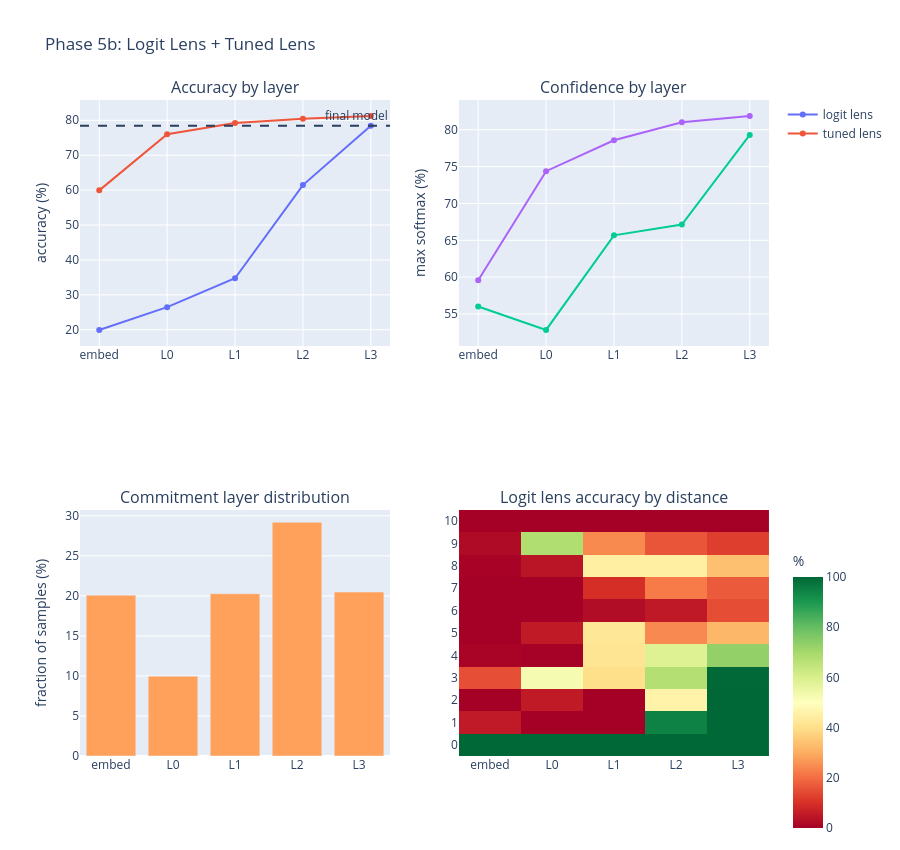

The cell this chart's notebook holds for it:
### Code cell
# Evaluate tuned lens and build visualisations
@torch.no_grad()
def tl_logits(model, acts, lens_layers, hook_names):
    model.eval()
    result = {}
    for name in hook_names:
        h = torch.from_numpy(acts[name]).to(device)
        l = lens_layers[name].to(device)
        result[name] = model.head(model.ln_final(l(h))).cpu().numpy()
    return result

tl = tl_logits(model, acts, lens_layers, hook_names)
tl_acc  = {n: float((torch.from_numpy(tl[n]).argmax(-1) == val_labels).float().mean()) for n in hook_names}
tl_conf = {n: float(torch.from_numpy(tl[n]).softmax(-1).max(-1).values.mean()) for n in hook_names}

final_preds = clean_pred  # from earlier

# Commitment layer: first layer where logit-lens prediction matches final model output
commit = np.full(len(final_preds), len(hook_names) - 1)
for li, name in enumerate(hook_names):
    matches = torch.from_numpy(ll[name]).argmax(-1).numpy() == final_preds
    commit[matches & (commit == len(hook_names) - 1)] = li
commit_frac = [(commit == li).mean() for li in range(len(hook_names))]

# Accuracy by distance
ll_by_dist = {}
for name in hook_names:
    preds_n = torch.from_numpy(ll[name]).argmax(-1).numpy()
    ll_by_dist[name] = {d: float((preds_n[opt_dist_val==d] == opt_dist_val[opt_dist_val==d]).mean())
                        for d in np.unique(opt_dist_val)}

fig = make_subplots(rows=2, cols=2, subplot_titles=[
    'Accuracy by layer', 'Confidence by layer',
    'Commitment layer distribution', 'Logit lens accuracy by distance',
])
fig.add_trace(go.Scatter(x=layer_labels, y=[ll_acc[n]*100 for n in hook_names],
                         name='logit lens', mode='lines+markers'), row=1, col=1)
fig.add_trace(go.Scatter(x=layer_labels, y=[tl_acc[n]*100 for n in hook_names],
                         name='tuned lens', mode='lines+markers'), row=1, col=1)
fig.add_hline(y=float((clean_pred == val_labels.numpy()).mean())*100,
              line_dash='dash', annotation_text='final model', row=1, col=1)
fig.add_trace(go.Scatter(x=layer_labels, y=[ll_conf[n]*100 for n in hook_names],
                         name='logit lens', mode='lines+markers', showlegend=False), row=1, col=2)
fig.add_trace(go.Scatter(x=layer_labels, y=[tl_conf[n]*100 for n in hook_names],
                         name='tuned lens', mode='lines+markers', showlegend=False), row=1, col=2)
fig.add_trace(go.Bar(x=layer_labels, y=[f*100 for f in commit_frac], showlegend=False), row=2, col=1)
distances = sorted(ll_by_dist[hook_names[0]].keys())
z = [[ll_by_dist[n].get(d, 0)*100 for n in hook_names] for d in distances]
fig.add_trace(go.Heatmap(z=z, x=layer_labels, y=[str(d) for d in distances],
                         colorscale='RdYlGn', zmin=0, zmax=100,
                         colorbar=dict(title='%', len=0.45, y=0.1)), row=2, col=2)
fig.update_yaxes(title_text='accuracy (%)', row=1, col=1)
fig.update_yaxes(title_text='max softmax (%)', row=1, col=2)
fig.update_yaxes(title_text='fraction of samples (%)', row=2, col=1)
fig.update_layout(title='Phase 5b: Logit Lens + Tuned Lens', height=850)
fig.show()

### Figure 1 — Plotly figure (JSON) as saved in the notebook; plotly's stock layout.template omitted (floating-point values rounded to 4 significant figures)
{"data": [{"mode": "lines+markers", "name": "logit lens", "type": "scatter", "x": ["embed", "L0", "L1", "L2", "L3"], "xaxis": "x", "y": [19.95, 26.47, 34.76, 61.43, 78.47], "yaxis": "y"}, {"mode": "lines+markers", "name": "tuned lens", "type": "scatter", "x": ["embed", "L0", "L1", "L2", "L3"], "xaxis": "x", "y": [59.93, 76.03, 79.2, 80.45, 81.21], "yaxis": "y"}, {"mode": "lines+markers", "name": "logit lens", "showlegend": false, "type": "scatter", "x": ["embed", "L0", "L1", "L2", "L3"], "xaxis": "x2", "y": [56.01, 52.83, 65.68, 67.14, 79.3], "yaxis": "y2"}, {"mode": "lines+markers", "name": "tuned lens", "showlegend": false, "type": "scatter", "x": ["embed", "L0", "L1", "L2", "L3"], "xaxis": "x2", "y": [59.57, 74.38, 78.57, 81.02, 81.86], "yaxis": "y2"}, {"showlegend": false, "type": "bar", "x": ["embed", "L0", "L1", "L2", "L3"], "xaxis": "x3", "y": [20.09, 9.968, 20.27, 29.19, 20.48], "yaxis": "y3"}, {"colorbar": {"len": 0.45, "title": {"text": "%"}, "y": 0.1}, "colorscale": [[0.0, "rgb(165,0,38)"], [0.1, "rgb(215,48,39)"], [0.2, "rgb(244,109,67)"], [0.3, "rgb(253,174,97)"], [0.4, "rgb(254,224,139)"], [0.5, "rgb(255,255,191)"], [0.6, "rgb(217,239,139)"], [0.7, "rgb(166,217,106)"], [0.8, "rgb(102,189,99)"], [0.9, "rgb(26,152,80)"], [1.0, "rgb(0,104,55)"]], "type": "heatmap", "x": ["embed", "L0", "L1", "L2", "L3"], "xaxis": "x4", "y": ["0", "1", "2", "3", "4", "5", "6", "7", "8", "9", "10"], "yaxis": "y4", "z": [[100.0, 100.0, 100.0, 100.0, 100.0], [5.305, 0.0, 0.0, 94.65, 100.0], [0.0, 5.412, 0.0, 45.83, 100.0], [15.16, 52.7, 39.8, 67.27, 99.78], [0.8174, 0.2044, 41.51, 58.4, 73.0], [0.0, 5.344, 42.2, 24.36, 31.85], [0.0996, 0.0498, 2.639, 5.129, 14.99], [0.0, 0.0, 9.626, 22.15, 16.92], [0.6122, 4.286, 44.69, 44.69, 33.67], [2.29, 67.94, 24.43, 16.03, 12.21], [0.0, 0.0, 0.0, 0.0, 0.0]], "zmax": 100, "zmin": 0}], "layout": {"annotations": [{"font": {"size": 16}, "showarrow": false, "text": "Accuracy by layer", "x": 0.225, "xanchor": "center", "xref": "paper", "y": 1.0, "yanchor": "bottom", "yref": "paper"}, {"font": {"size": 16}, "showarrow": false, "text": "Confidence by layer", "x": 0.775, "xanchor": "center", "xref": "paper", "y": 1.0, "yanchor": "bottom", "yref": "paper"}, {"font": {"size": 16}, "showarrow": false, "text": "Commitment layer distribution", "x": 0.225, "xanchor": "center", "xref": "paper", "y": 0.375, "yanchor": "bottom", "yref": "paper"}, {"font": {"size": 16}, "showarrow": false, "text": "Logit lens accuracy by distance", "x": 0.775, "xanchor": "center", "xref": "paper", "y": 0.375, "yanchor": "bottom", "yref": "paper"}, {"showarrow": false, "text": "final model", "x": 1, "xanchor": "right", "xref": "x domain", "y": 78.47, "yanchor": "bottom", "yref": "y"}], "height": 850, "shapes": [{"line": {"dash": "dash"}, "type": "line", "x0": 0, "x1": 1, "xref": "x domain", "y0": 78.47, "y1": 78.47, "yref": "y"}], "title": {"text": "Phase 5b: Logit Lens + Tuned Lens"}, "xaxis": {"anchor": "y", "domain": [0.0, 0.45]}, "xaxis2": {"anchor": "y2", "domain": [0.55, 1.0]}, "xaxis3": {"anchor": "y3", "domain": [0.0, 0.45]}, "xaxis4": {"anchor": "y4", "domain": [0.55, 1.0]}, "yaxis": {"anchor": "x", "domain": [0.625, 1.0], "title": {"text": "accuracy (%)"}}, "yaxis2": {"anchor": "x2", "domain": [0.625, 1.0], "title": {"text": "max softmax (%)"}}, "yaxis3": {"anchor": "x3", "domain": [0.0, 0.375], "title": {"text": "fraction of samples (%)"}}, "yaxis4": {"anchor": "x4", "domain": [0.0, 0.375]}}}
